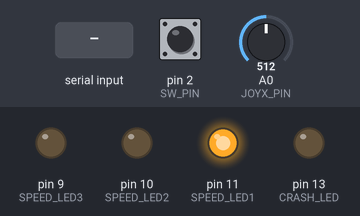
Bench run of a sketch on a simulated Arduino Uno, built with avr-gcc and run on an emulated ATmega328P. Parts: output pins drawn as LEDs (lit = HIGH). Inputs (shaded band) come from the test bench; at power-on: pin 2 (SW_PIN) HIGH, A0 (JOYX_PIN) = 512. What the sketch prints to the serial monitor is not drawn.

Above: at 1.2 s.
1.3 s: "crash\n" received over Serial
At 1.7 s:
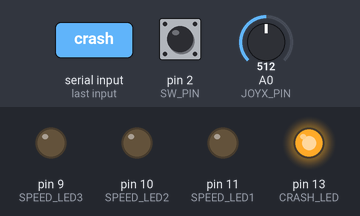
2.8 s: "retry\n" received over Serial
At 4.0 s:
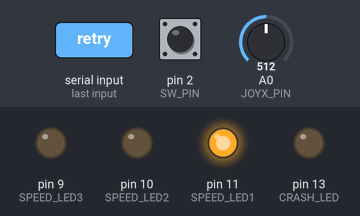
4.3 s: pin 2 (SW_PIN) pulled LOW for 0.15 s
At 5.1 s:
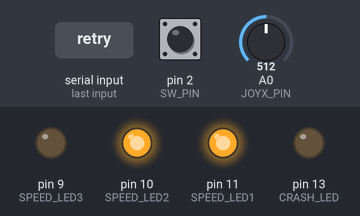
5.9 s: pin 2 (SW_PIN) pulled LOW for 1 s
At 6.3 s:
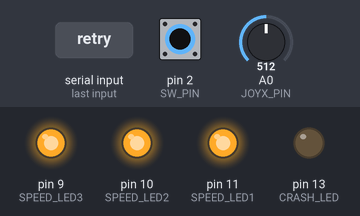
8.4 s: pin 2 (SW_PIN) pulled LOW for 3.2 s
At 9.5 s:
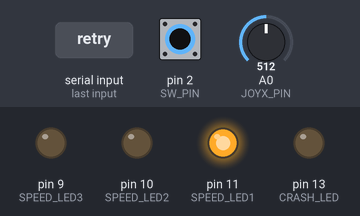
Timing chart, 0 to 11.4 s (numbered marks = the images above; inputs shaded):
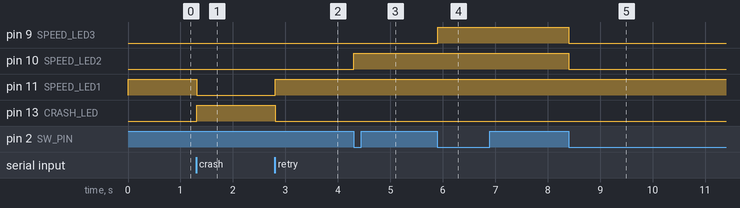

Measured:
- after the input at 1.3 s, pin 11 (SPEED_LED1): HIGH → LOW at once; pin 13 (CRASH_LED): LOW → HIGH at once
- after the input at 2.8 s, pin 11 (SPEED_LED1): LOW → HIGH at once; pin 13 (CRASH_LED): HIGH → LOW at once
- after the input at 4.3 s, pin 10 (SPEED_LED2): LOW → HIGH at once
- after the input at 5.9 s, pin 9 (SPEED_LED3): LOW → HIGH at once
- after the input at 8.4 s, pin 9 (SPEED_LED3), pin 10 (SPEED_LED2): HIGH → LOW at once

The sketch:

boozerINO.ino
```cpp
const int JOYX_PIN    = A0;
const int SW_PIN      = 2;

const int SPEED_LED1  = 11;
const int SPEED_LED2  = 10;
const int SPEED_LED3  =  9;
const int CRASH_LED   = 13;


const int NUM_READINGS = 1;

struct AxisReadings {
  int readIndex = 0;
  int readings[NUM_READINGS];
  long total = 0;
  int average = 0;
  int zeroed = 0;
};

AxisReadings xAxis;
int lastSwValue = 0;
int speedLevel   = 1;
bool crashState  = false;

void setup() {
  Serial.begin(9600);
  pinMode(SW_PIN, INPUT_PULLUP);
  pinMode(SPEED_LED1, OUTPUT);
  pinMode(SPEED_LED2, OUTPUT);
  pinMode(SPEED_LED3, OUTPUT);
  pinMode(CRASH_LED,  OUTPUT);

  int v = analogRead(JOYX_PIN);
  xAxis.readings[0] = v;
  xAxis.total       = v;
  xAxis.average     = v;
  xAxis.zeroed      = v;

  updateSpeedLEDs();
}

void loop() {
  handleSerialCommands();

  if (!crashState) {
    int rawX = analogRead(JOYX_PIN);
    smoothAxis(&xAxis, rawX);

    int sw = !digitalRead(SW_PIN);
    if (sw == 1 && lastSwValue == 0) {
      speedLevel = (speedLevel % 3) + 1;
      updateSpeedLEDs();
    }
    lastSwValue = sw;
  }

  int xDelta = xAxis.average - xAxis.zeroed;
  Serial.print(xDelta);
  Serial.print(',');
  Serial.println(speedLevel);


  delay(5);
}

void handleSerialCommands() {
  while (Serial.available()) {
    String cmd = Serial.readStringUntil('\n');
    cmd.trim();
    if (cmd == "crash") {
      crashState = true;
      digitalWrite(CRASH_LED, HIGH);
      digitalWrite(SPEED_LED1, LOW);
      digitalWrite(SPEED_LED2, LOW);
      digitalWrite(SPEED_LED3, LOW);
    }
    else if (cmd == "retry") {
      crashState = false;
      speedLevel = 1;
      digitalWrite(CRASH_LED, LOW);
      updateSpeedLEDs();
    }
  }
}

void updateSpeedLEDs() {
  digitalWrite(CRASH_LED, LOW);
  digitalWrite(SPEED_LED1, speedLevel >= 1);
  digitalWrite(SPEED_LED2, speedLevel >= 2);
  digitalWrite(SPEED_LED3, speedLevel >= 3);
}

void smoothAxis(AxisReadings *ar, int newValue) {
  ar->total -= ar->readings[ar->readIndex];
  ar->readings[ar->readIndex] = newValue;
  ar->total += newValue;
  ar->readIndex = (ar->readIndex + 1) % NUM_READINGS;
  ar->average = ar->total / NUM_READINGS;
}
```
